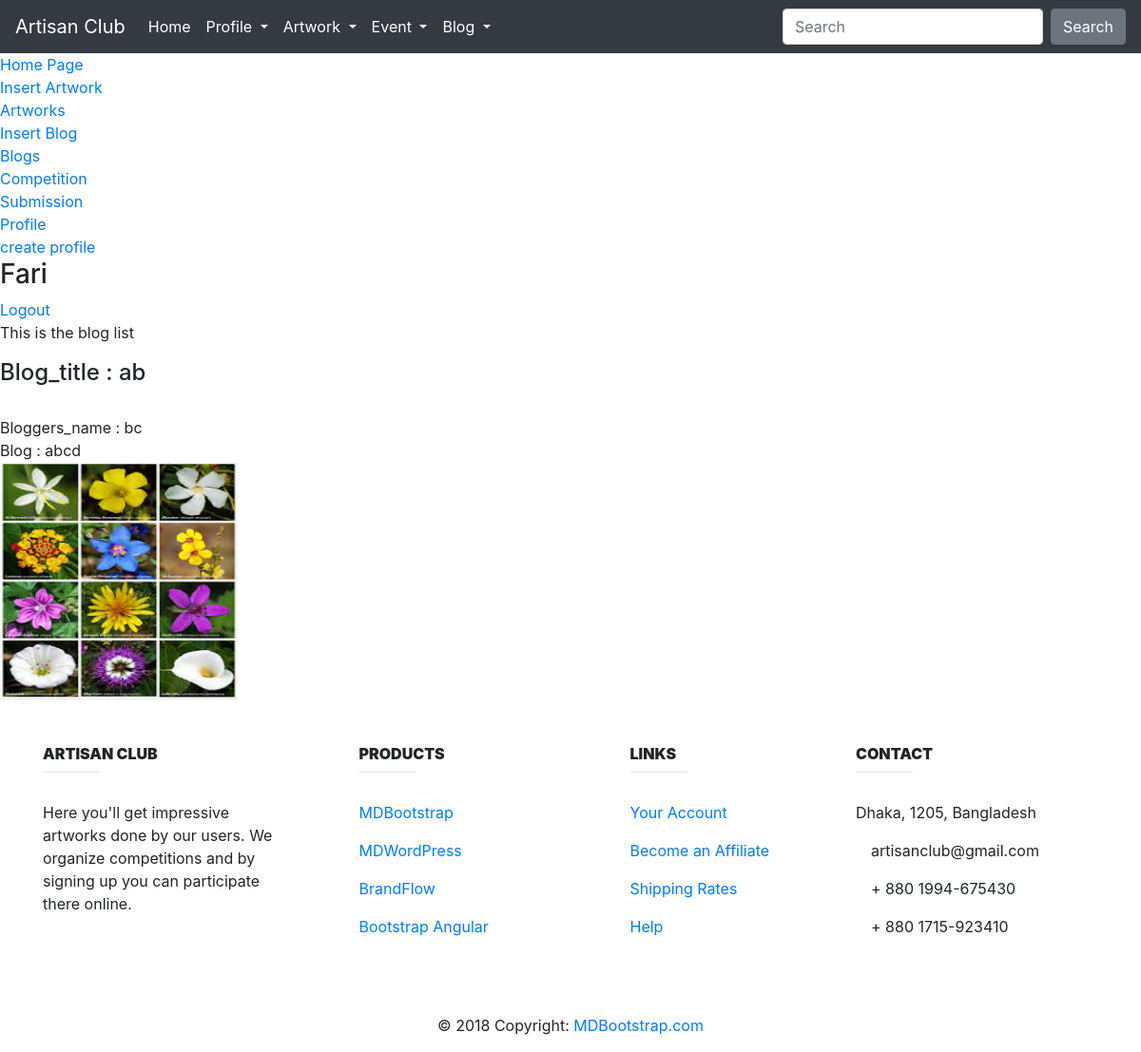
The app's page /ShowBlogs/ (signed in) with its own data.
### Blog/models.py (models this page shows, shortened)
class Blog(models.Model):
    title = models.CharField(max_length=100, default="")
    bloggers_name = models.CharField(max_length=100, default="")
    blog = models.TextField(max_length=1000, default="")
    image = models.ImageField(upload_to='images/image/',blank=True)
    user = models.ForeignKey(User, on_delete=models.SET_NULL, null=True)

### Blog/views.py (the view)
# urls.py: path('ShowBlogs/', Blog_views.showBlog,name='ShowBlogs'),
@login_required
def showBlog(request):
    blogs=Blog.objects.all()
    context={
        'blogs':blogs
    }
    return render(request, 'Blog/Blogs.html', context)

### templates/Blog/Blogs.html
{% extends 'Base.html' %}
{% load static %}
{% block content %}
This is the blog list
{% for b in blogs %}
    <p>
    <h4>Blog_title : {{ b.title }}</h4><br>
        Bloggers_name : {{ b.bloggers_name }}<br>
        Blog : {{ b.blog }}<br>
        <img src="{{ b.image.url }}" width="250" height="250"> <br>
    </p>
{% endfor %}
{% endblock content %}

### templates/Base.html (shortened to what this page needs)
{% load static %}
<!DOCTYPE html>
<html lang="en">
<head>
    <link rel="stylesheet" href="https://stackpath.bootstrapcdn.com/bootstrap/4.5.2/css/bootstrap.min.css">
    <link rel="stylesheet" href="https://maxcdn.bootstrapcdn.com/bootstrap/4.0.0/css/bootstrap.min.css">
</head>
<body>
<nav class="navbar navbar-expand-lg navbar-dark bg-dark">
  <a class="navbar-brand" href="#">Artisan Club</a>
  <div class="collapse navbar-collapse" id="navbarSupportedContent">
    <ul class="navbar-nav mr-auto">
      <li class="nav-item active">
        <a class="nav-link" href="{% url 'Homepage' %}">Home <span class="sr-only">(current)</span></a>
        <li class="nav-item dropdown active">
        <a class="nav-link dropdown-toggle" href="#" id="navbarDropdown" role="button" data-toggle="dropdown" aria-haspopup="true" aria-expanded="false">
          Profile
        </a>
      </li>
        <li class="nav-item dropdown active">
        <a class="nav-link dropdown-toggle" href="#" id="navbarDropdown" role="button" data-toggle="dropdown" aria-haspopup="true" aria-expanded="false">
          Artwork
        </a>
      </li>
      <li class="nav-item dropdown active">
        <a class="nav-link dropdown-toggle" href="#" id="navbarDropdown" role="button" data-toggle="dropdown" aria-haspopup="true" aria-expanded="false">
          Event
        </a>
      </li>
        <li class="nav-item dropdown active">
        <a class="nav-link dropdown-toggle" href="#" id="navbarDropdown" role="button" data-toggle="dropdown" aria-haspopup="true" aria-expanded="false">
         Blog
        </a>
      </li>
    </ul>
    <form class="form-inline my-2 my-lg-0">
      <input class="form-control mr-sm-2" type="search" placeholder="Search" aria-label="Search">
      <button type="button" class="btn btn-secondary" type="submit">Search</button>
    </form>
  </div>
</nav>
<a href="{% url 'Homepage' %}">Home Page</a><br>
<a href="{% url 'InsertArtwork' %}">Insert Artwork</a><br>
<a href="{% url 'ShowArtwork' %}">Artworks</a><br>
<a href="{% url 'InsertBlogs' %}">Insert Blog</a><br>
<a href="{% url 'ShowBlogs' %}">Blogs</a><br>
<a href="{% url 'Competition' %}">Competition</a><br>
<a href="{% url 'SubmitCompetition' %}">Submission</a><br>
<a href="{% url 'ShowProfile' %}">Profile</a><br>
<a href="{% url 'CreateProfile' %}">create profile</a><br>
{% if user.is_authenticated %}
    <h3>{{ user.username }}</h3>
    <a href="{% url 'logout' %}">Logout</a><br>
{% else %}
    <h3> Stranger!</h3>
    <a href="{% url 'signup' %}">Sign Up</a><br>
    <a href="{% url 'login' %}">Login</a><br>
{% endif %}
{% block content %}
{% endblock content %}
<footer class="page-footer font-small unique-color-dark">
        <div class="container mt-5 mb-4 text-center text-md-left">
            <div class="row mt-3">
                <div class="col-md-3 col-lg-4 col-xl-3 mb-4">
                    <h6 class="text-uppercase font-weight-bold">
                        <strong>Artisan Club</strong>
                    </h6>
                    <hr class="deep-purple accent-2 mb-4 mt-0 d-inline-block mx-auto" style="width: 60px;">
                    <p>Here you'll get impressive artworks done by our users. We organize competitions and by signing
                        up you can participate there online.</p>
                </div>
                <div class="col-md-2 col-lg-2 col-xl-2 mx-auto mb-4">
                    <h6 class="text-uppercase font-weight-bold">
                        <strong>Products</strong>
                    </h6>
                    <hr class="deep-purple accent-2 mb-4 mt-0 d-inline-block mx-auto" style="width: 60px;">
                    <p>
                        <a href="#!">MDBootstrap</a>
                    </p>
                    <p>
                        <a href="#!">MDWordPress</a>
                    </p>
                    <p>
                        <a href="#!">BrandFlow</a>
                    </p>
                    <p>
                        <a href="#!">Bootstrap Angular</a>
                    </p>
                </div>
                <div class="col-md-3 col-lg-2 col-xl-2 mx-auto mb-4">
                    <h6 class="text-uppercase font-weight-bold">
                        <strong>links</strong>
                    </h6>
                    <hr class="deep-purple accent-2 mb-4 mt-0 d-inline-block mx-auto" style="width: 60px;">
                    <p>
                        <a href="#!">Your Account</a>
                    </p>
                    <p>
                        <a href="#!">Become an Affiliate</a>
                    </p>
                    <p>
                        <a href="#!">Shipping Rates</a>
                    </p>
                    <p>
                        <a href="#!">Help</a>
                    </p>
                </div>
                <div class="col-md-4 col-lg-3 col-xl-3">
                    <h6 class="text-uppercase font-weight-bold">
                        <strong>Contact</strong>
                    </h6>
                    <hr class="deep-purple accent-2 mb-4 mt-0 d-inline-block mx-auto" style="width: 60px;">
                    <p>
                        </i> Dhaka, 1205, Bangladesh</p>
                    <p>
                         artisanclub@gmail.com</p>
                    <p>
                         + 880 1994-675430</p>
                    <p>
                         + 880 1715-923410</p>
                </div>
            </div>
        </div>
        <div class="footer-copyright text-center py-3">© 2018 Copyright:
            <a href="https://mdbootstrap.com/bootstrap-tutorial/"> MDBootstrap.com</a>
        </div>
    </footer>
</body>
</html>

### records on screen
Blog: title "ab", bloggers_name "bc", blog "abcd", image (picture)

### other values on screen
{{ user.username }} "Fari"
